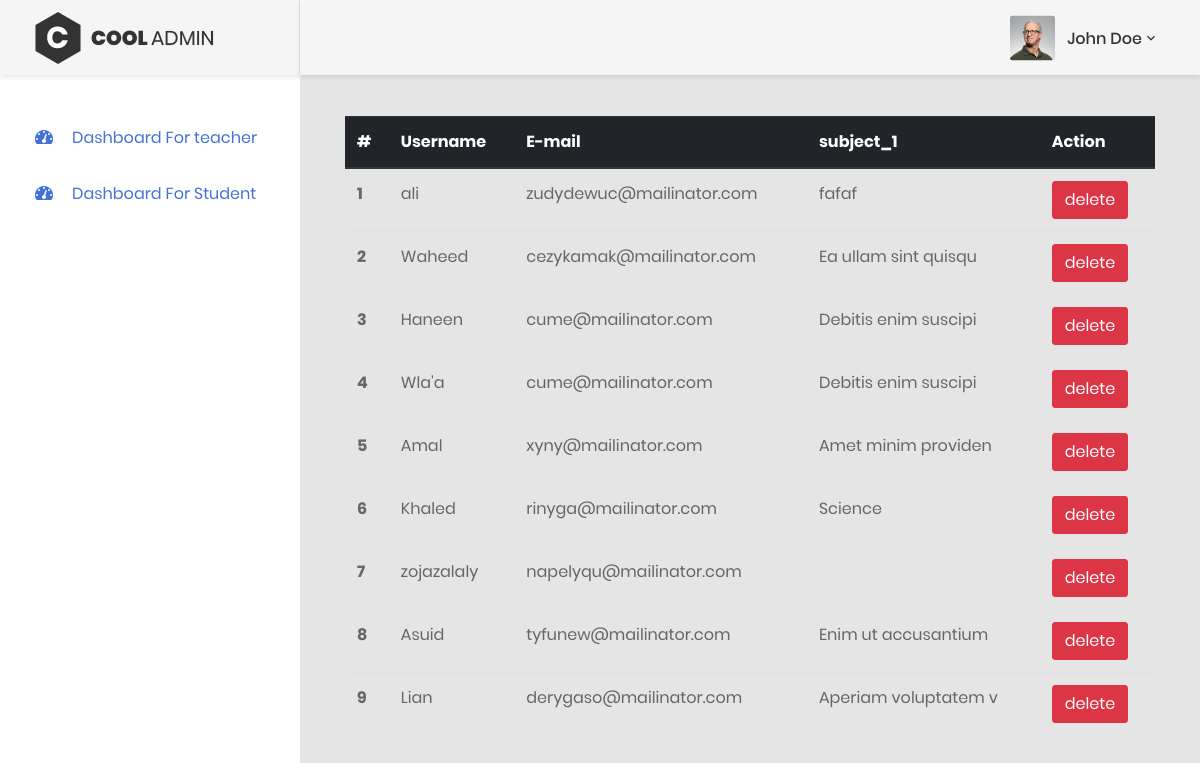
The page /cooladmin/admin_dashboard.php on the database its author committed.
### tables this page shows
CREATE TABLE IF NOT EXISTS `teacher` (
  `id` int NOT NULL AUTO_INCREMENT,
  `username` varchar(255) NOT NULL,
  `email` varchar(255) NOT NULL,
  `password` varchar(255) NOT NULL,
  `phone_number` int NOT NULL,
  `university` varchar(255) NOT NULL,
  `price` varchar(255) NOT NULL,
  `major` varchar(255) NOT NULL,
  `img` varchar(255) NOT NULL,
  `subject_1` varchar(255) NOT NULL,
  `subject_2` varchar(255) NOT NULL,
  `rating` float NOT NULL,
  `raters` int NOT NULL,
  `enrolls` int NOT NULL,
  `student_id` int NOT NULL,
  PRIMARY KEY (`id`)
);

### cooladmin/admin_dashboard.php (the view, shortened to what this page needs)
<?php
include '../init/connect.php';
?>
<!DOCTYPE html>
<html lang="en">
<head>
    <link href="css/font-face.css" rel="stylesheet" media="all">
    <link href="vendor/font-awesome-4.7/css/font-awesome.min.css" rel="stylesheet" media="all">
    <link href="vendor/font-awesome-5/css/fontawesome-all.min.css" rel="stylesheet" media="all">
    <link href="vendor/mdi-font/css/material-design-iconic-font.min.css" rel="stylesheet" media="all">
    <link href="vendor/bootstrap-4.1/bootstrap.min.css" rel="stylesheet" media="all">
    <link href="vendor/animsition/animsition.min.css" rel="stylesheet" media="all">
    <link href="vendor/bootstrap-progressbar/bootstrap-progressbar-3.3.4.min.css" rel="stylesheet" media="all">
    <link href="vendor/wow/animate.css" rel="stylesheet" media="all">
    <link href="vendor/css-hamburgers/hamburgers.min.css" rel="stylesheet" media="all">
    <link href="vendor/slick/slick.css" rel="stylesheet" media="all">
    <link href="vendor/select2/select2.min.css" rel="stylesheet" media="all">
    <link href="vendor/perfect-scrollbar/perfect-scrollbar.css" rel="stylesheet" media="all">
    <link href="css/theme.css" rel="stylesheet" media="all">
</head>
<body class="animsition">
    <div class="page-wrapper">
        <aside class="menu-sidebar d-none d-lg-block">
            <div class="logo">
                <a href="#">
                    <img src="images/icon/logo.png" alt="Cool Admin" />
                </a>
            </div>
            <div class="menu-sidebar__content js-scrollbar1">
                <nav class="navbar-sidebar">
                    <ul class="list-unstyled navbar__list">
                        <li class="active has-sub">
                            <a class="js-arrow" href="admin_dashboard.php">
                                <i class="fas fa-tachometer-alt"></i>Dashboard For teacher
                            </a>
                            <a class="js-arrow" href="student_dashboard.php">
                                <i class="fas fa-tachometer-alt"></i>Dashboard For Student
                            </a>
                        </li>
                    </ul>
                </nav>
            </div>
        </aside>
        <div class="page-container">
            <header class="header-desktop">
                <div class="section__content section__content--p30">
                    <div class="container-fluid">
                        <div class="header-wrap">
                            <div class="header-button">
                                <div class="account-wrap">
                                    <div class="account-item clearfix js-item-menu">
                                        <div class="image">
                                            <img src="images/icon/avatar-01.jpg" alt="John Doe" />
                                        </div>
                                        <div class="content">
                                            <a class="js-acc-btn" href="#">john doe</a>
                                        </div>
                                    </div>
                                </div>
                            </div>
                        </div>
                    </div>
                </div>
            </header>
            <div class="main-content">
                <div class="section__content section__content--p30">
                    <div class="container-fluid">
                        <div class="row">
                            <div class="col-md-12">
                                <div class="overview-wrap">
                                    <?php
$sql="SELECT * FROM teacher";
$result=mysqli_query($conn,$sql);
$count=1;
?>
                                    <table class="table">
                                        <thead class="thead-dark">
                                            <tr>
                                                <th scope="col">#</th>
                                                <th scope="col">Username</th>
                                                <th scope="col">E-mail</th>
                                                <th scope="col">subject_1</th>
                                                <th scope="col">Action</th>
                                            </tr>
                                        </thead>
                                        <tbody>
                                            <?php
                                        while($rows=mysqli_fetch_assoc($result)){
                                        ?>
                                            <form action="../teacher/delete.php" method="post" enctype="multipart/form">
                                                <tr>
                                                    <th scope="row"><?=$count++;?></th>
                                                    <td><?=$rows['username'];?></td>
                                                    <td><?=$rows['email'];?></td>
                                                    <td><?=$rows['subject_1'];?></td>
                                                    <td>
                                                        <input type="submit" name="delete_teacher"
                                                            class="btn btn-danger" value="delete">
                                                    </td>
                                                </tr>
                                            </form>
                                            <?php
                                        }
                                        ?>
                                        </tbody>
                                    </table>
                                </div>
                            </div>
</body>
</html>

### rows shown on the page
teacher: username "ali", email "zudydewuc@mailinator.com", subject_1 "fafaf"
teacher: username "Waheed", email "cezykamak@mailinator.com", subject_1 "Ea ullam sint quisqu"
teacher: username "Haneen", email "cume@mailinator.com", subject_1 "Debitis enim suscipi"
teacher: username "Wla'a", email "cume@mailinator.com", subject_1 "Debitis enim suscipi"
teacher: username "Amal", email "xyny@mailinator.com", subject_1 "Amet minim providen"
teacher: username "Khaled", email "rinyga@mailinator.com", subject_1 "Science"
teacher: username "zojazalaly", email "napelyqu@mailinator.com"
teacher: username "Asuid", email "tyfunew@mailinator.com", subject_1 "Enim ut accusantium"
teacher: username "Lian", email "derygaso@mailinator.com", subject_1 "Aperiam voluptatem v"
